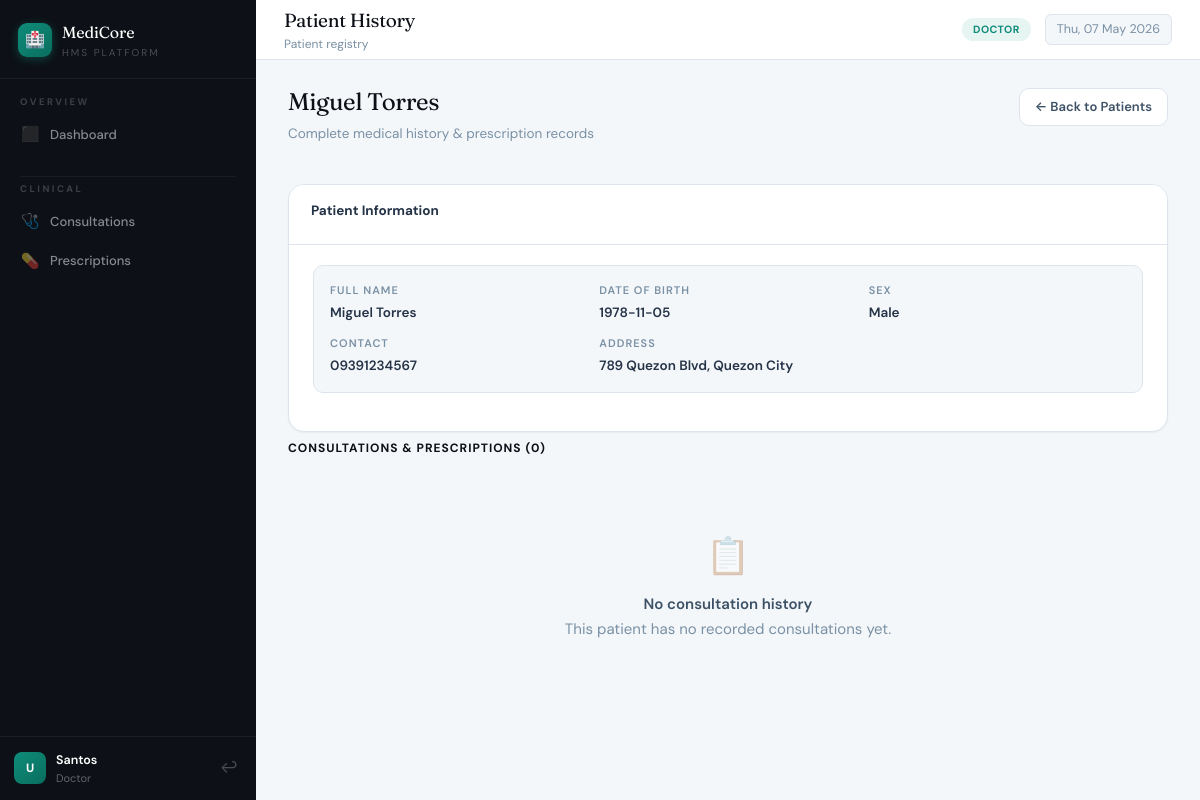
/admin/patient_history.php?id=3 (signed in), run on the app's committed database.
### tables this page shows
CREATE TABLE patients (
    id         INT AUTO_INCREMENT PRIMARY KEY,
    firstname  VARCHAR(100) NOT NULL,
    lastname   VARCHAR(100) NOT NULL,
    birthdate  DATE,
    sex        ENUM('Male','Female','Other'),
    address    TEXT,
    contact    VARCHAR(20),
    created_at TIMESTAMP DEFAULT CURRENT_TIMESTAMP
);

### includes/db.php (called while the page is built, shortened)
<?php
function getDB(): PDO {
    static $pdo = null;
    if ($pdo === null) {
        try {
            $pdo = new PDO(
                'mysql:host=' . DB_HOST . ';dbname=' . DB_NAME . ';charset=utf8mb4',
                DB_USER, DB_PASS,
                [
                    PDO::ATTR_ERRMODE            => PDO::ERRMODE_EXCEPTION,
                    PDO::ATTR_DEFAULT_FETCH_MODE => PDO::FETCH_ASSOC,
                    PDO::ATTR_EMULATE_PREPARES   => false,
                ]
            );
        } catch (PDOException $e) {
            error_log('DB Connection Error: ' . $e->getMessage());
            die('<div style="font-family:sans-serif;padding:40px;color:#dc2626;max-width:600px">
                <h2>⚠️ Database Connection Failed</h2>
                <p style="color:#64748b;">Could not connect to <strong>' . DB_NAME . '</strong> on <strong>' . DB_HOST . '</strong>.</p>
                <p style="color:#94a3b8;font-size:14px;">Check your XAMPP MySQL service and credentials in <code>includes/db.php</code></p>
            </div>');
        }
    }
    return $pdo;
}

### includes/functions.php (called while the page is built, shortened)
<?php
require_once __DIR__ . '/db.php';
function e(string $s): string {
    return htmlspecialchars($s, ENT_QUOTES, 'UTF-8');
}
function getPatientById(int $id): ?array {
    $s = getDB()->prepare("SELECT * FROM patients WHERE id=?");
    $s->execute([$id]); return $s->fetch() ?: null;
}
function getPatientHistory(int $pid): array {
    $s = getDB()->prepare(
        "SELECT c.*, u.firstname AS d_fn, u.lastname AS d_ln
         FROM consultations c JOIN appointments a ON c.appointment_id=a.id
         JOIN doctors d ON a.doctor_id=d.id JOIN users u ON d.user_id=u.id
         WHERE a.patient_id=? ORDER BY c.consultation_date DESC"
    );
    $s->execute([$pid]); $rows = $s->fetchAll();
    return $rows;
}

### admin/patient_history.php (the view, shortened to what this page needs)
<?php
require_once __DIR__ . '/../includes/db.php';
require_once __DIR__ . '/../includes/functions.php';
require_once __DIR__ . '/../includes/layout.php';
$patient = getPatientById((int)($_GET['id'] ?? 0));
$history = getPatientHistory($patient['id']);
?>
<div class="page-header">
  <div>
    <h2><?= e($patient['firstname'] . ' ' . $patient['lastname']) ?></h2>
    <p>Complete medical history &amp; prescription records</p>
  </div>
  <a href="/hms/admin/patients.php" class="btn btn-ghost">← Back to Patients</a>
</div>
<div class="card mb-2">
  <div class="card-header"><div class="card-title">Patient Information</div></div>
  <div style="padding:20px 24px">
    <div class="detail-grid">
      <div><div class="di-label">Full Name</div><div class="di-val"><?= e($patient['firstname'].' '.$patient['lastname']) ?></div></div>
      <div><div class="di-label">Date of Birth</div><div class="di-val"><?= e($patient['birthdate']) ?></div></div>
      <div><div class="di-label">Sex</div><div class="di-val"><?= e($patient['sex']) ?></div></div>
      <div><div class="di-label">Contact</div><div class="di-val"><?= e($patient['contact']) ?></div></div>
      <div style="grid-column:span 2"><div class="di-label">Address</div><div class="di-val"><?= e($patient['address']) ?></div></div>
    </div>
  </div>
</div>
<div style="font-size:12px;font-weight:700;color:var(--gray-400);text-transform:uppercase;letter-spacing:1px;margin-bottom:16px">
  Consultations &amp; Prescriptions (<?= count($history) ?>)
</div>
<?php if ($history): foreach ($history as $c): ?>
<div class="rx-card">
  <div class="d-flex justify-content-between align-items-start mb-2">
    <div class="d-flex align-items-center gap-2">
      <div class="rx-pill-icon">🩺</div>
      <div>
        <div style="font-size:16px;font-weight:700;color:var(--gray-900)"><?= e($c['diagnosis']) ?></div>
        <div class="text-sm"><?= e($c['consultation_date']) ?> &middot; Dr. <?= e($c['d_fn'].' '.$c['d_ln']) ?></div>
      </div>
    </div>
  </div>
  <p style="font-size:13.5px;color:var(--gray-500);margin-bottom:<?= count($c['prescriptions'])>0?'16':'0' ?>px"><?= nl2br(e($c['notes'])) ?></p>
  <?php if ($c['prescriptions']): ?>
  <div style="font-size:11px;font-weight:700;color:var(--gray-400);text-transform:uppercase;letter-spacing:1px;margin-bottom:10px">Prescriptions</div>
  <div class="row g-2">
    <?php foreach ($c['prescriptions'] as $rx): ?>
    <div class="col-md-6">
      <div style="background:white;border:1px solid var(--gray-200);border-radius:8px;padding:14px">
        <div style="color:var(--teal);font-weight:700;margin-bottom:8px">💊 <?= e($rx['medicine_name']) ?></div>
        <div style="display:grid;grid-template-columns:repeat(3,1fr);gap:8px;font-size:12px">
          <div><div class="di-label">Dosage</div><div style="font-weight:600;color:var(--gray-800)"><?= e($rx['dosage']) ?></div></div>
          <div><div class="di-label">Frequency</div><div style="font-weight:600;color:var(--gray-800)"><?= e($rx['frequency']) ?></div></div>
          <div><div class="di-label">Duration</div><div style="font-weight:600;color:var(--gray-800)"><?= e($rx['duration']) ?></div></div>
        </div>
        <?php if ($rx['instructions']): ?>
        <div style="margin-top:8px;font-size:12px;color:var(--gray-400)">ℹ️ <?= e($rx['instructions']) ?></div>
        <?php endif; ?>
      </div>
    </div>
    <?php endforeach; ?>
  </div>
  <?php endif; ?>
</div>
<?php endforeach; else: ?>
<div class="empty-state"><div class="ei">📋</div><h4>No consultation history</h4><p>This patient has no recorded consultations yet.</p></div>
<?php endif; ?>

### assets/css/style.css (style rules this page uses)
:root { --ink: #0d1117; --ink-2: #1a2332; --ink-3: #253347; --slate: #3d5166; --muted: #7a90a4; --subtle: #b0c0cf; --border: #dde4ec; --surface: #f4f7fa; --white: #ffffff; --accent: #0f8c7a; --accent-2: #0a6e5e; --accent-3: #e6f4f2; --accent-glow:rgba(15,140,122,.15); --blue: #2155b8; --blue-pale: #eef2fb; --green: #1a7a45; --green-pale: #eaf5ee; --red: #c0392b; --red-pale: #fdf2f0; --amber: #b45309; --amber-pale: #fef8ee; --teal: #0f8c7a; --teal-pale: #e6f4f2; --font-display: 'Fraunces', Georgia, 'Times New Roman', serif; --font-body: 'DM Sans', -apple-system, system-ui, sans-serif; --sidebar-w: 256px; --header-h: 60px; --radius-sm: 6px; --radius: 10px; --radius-lg: 16px; --radius-xl: 22px; --shadow-xs: 0 1px 2px rgba(13,17,23,.05); --shadow-sm: 0 1px 4px rgba(13,17,23,.07), 0 2px 8px rgba(13,17,23,.04); --shadow: 0 4px 16px rgba(13,17,23,.09), 0 1px 4px rgba(13,17,23,.05); --shadow-lg: 0 12px 40px rgba(13,17,23,.13), 0 4px 12px rgba(13,17,23,.07); --shadow-accent: 0 4px 20px rgba(15,140,122,.25); }
*, *::before, *::after { box-sizing: border-box; margin: 0; padding: 0; }
html { font-size: 15px; -webkit-text-size-adjust: 100%; }
body { font-family: var(--font-body); background: var(--surface); color: var(--ink); min-height: 100vh; -webkit-font-smoothing: antialiased; -moz-osx-font-smoothing: grayscale; }
.page-header { display: flex; align-items: flex-start; justify-content: space-between; margin-bottom: 24px; }
.page-header h2 { font-family: var(--font-display); font-size: 24px; font-weight: 400; color: var(--ink); letter-spacing: -.4px; }
.page-header p { font-size: 13.5px; color: var(--muted); margin-top: 4px; }
.card { background: var(--white); border: 1px solid var(--border); border-radius: var(--radius-lg); box-shadow: var(--shadow-xs); overflow: hidden; margin-bottom: 20px; }
.card-header { padding: 16px 22px; border-bottom: 1px solid var(--border); display: flex; align-items: center; justify-content: space-between; background: var(--white); }
.card-title { font-size: 13.5px; font-weight: 700; color: var(--ink-3); }
.btn { display: inline-flex; align-items: center; gap: 6px; padding: 8px 15px; border-radius: var(--radius); font-family: var(--font-body); font-size: 13px; font-weight: 600; cursor: pointer; border: none; transition: all .15s; text-decoration: none; white-space: nowrap; }
.btn-ghost { background: white; color: var(--slate); border: 1.5px solid var(--border); }
.empty-state { text-align: center; padding: 56px 20px; color: var(--muted); }
.empty-state .ei { font-size: 36px; opacity: .35; margin-bottom: 12px; }
.empty-state h4 { font-size: 15px; font-weight: 600; color: var(--slate); margin-bottom: 5px; }
.detail-grid { display: grid; grid-template-columns: repeat(3,1fr); gap: 12px; background: var(--surface); border-radius: var(--radius); padding: 16px; margin-bottom: 18px; border: 1px solid var(--border); }
.di-label { font-size: 11px; color: var(--muted); text-transform: uppercase; letter-spacing: 1px; font-weight: 600; }
.di-val { font-size: 13.5px; font-weight: 600; color: var(--ink-3); margin-top: 4px; }
.mb-2 { margin-bottom: 16px; }

### data on the page
patients: firstname+lastname "Miguel Torres", birthdate "1978-11-05", sex "Male", contact "09391234567", address "789 Quezon Blvd, Quezon City"

### other printed values
$u['initials'] "U"
$u['name'] "Santos"
$u['role'] "Doctor"
$title "Patient History"
$pageSub "Patient registry"
count($history) "0"
